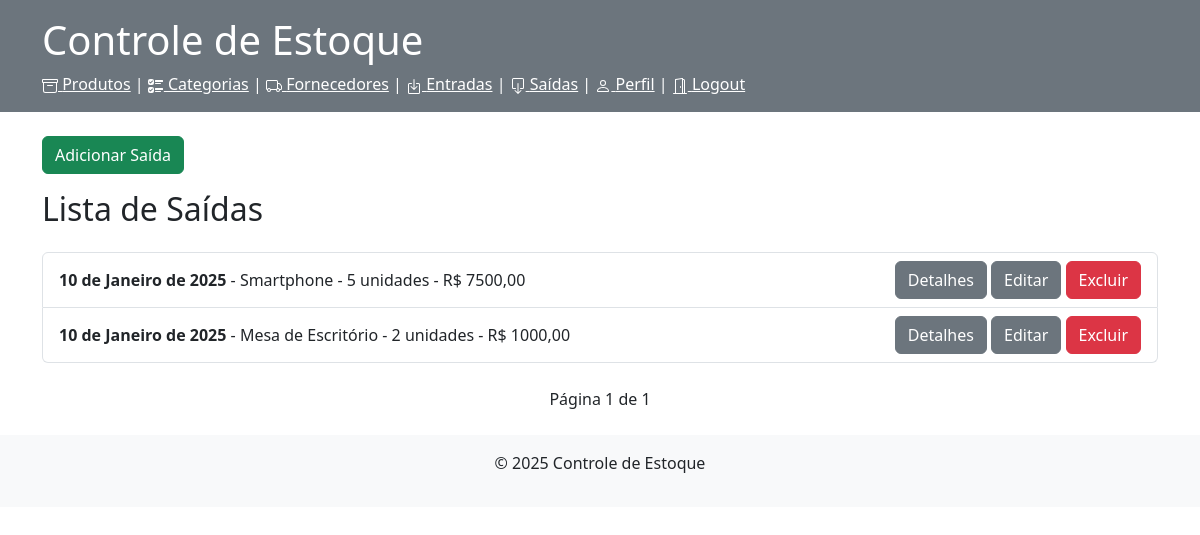
The page /saidas/ (signed in) on the database its author committed.
### produtos/models.py (models this page shows, shortened)
class Saida(models.Model):
    produto = models.ForeignKey('Produto', on_delete=models.CASCADE)
    quantidade = models.IntegerField()
    data = models.DateField(auto_now_add=True)
    valor_total = models.DecimalField(max_digits=10, decimal_places=2)

class Produto(models.Model):
    nome = models.CharField(max_length=100)
    quantidade = models.IntegerField(validators=[MinValueValidator(0)]) #quantidade minima 0
    preco = models.DecimalField(max_digits=10, decimal_places=2)
    descricao = models.CharField(max_length=500, blank=True)
    fornecedor = models.ForeignKey('Fornecedor', on_delete=models.CASCADE)
    categoria = models.ForeignKey('Categoria', on_delete=models.CASCADE)

### produtos/views.py (the view)
# urls.py: path('saidas/', listar_saidas, name='listar_saidas'),
@login_required
def listar_saidas(request):
    saidas = Saida.objects.all().order_by('-data')  # Exibe as saidas mais recentes primeiro
    paginator = Paginator(saidas, 20)  # Exibe 20 saidas por página
    page_number = request.GET.get('page')  # Obtém o número da página atual a partir dos parâmetros da URL
    page_obj = paginator.get_page(page_number)  # Obtém os saidas para a página atual
    return render(request, 'listar_saidas.html', {'page_obj': page_obj})

### produtos/templates/listar_saidas.html (shortened to what this page needs)
{% extends 'base.html' %}
{% block content %}
    <a class="btn btn-success" href="{% url 'adicionar_saida' %}">Adicionar Saída</a>
    <h2 class="mb-4">Lista de Saídas</h2>
    <ul class="list-group">
        {% for saida in page_obj %}
            <li class="list-group-item d-flex justify-content-between align-items-center">
                <div>
                    <strong>{{ saida.data }}</strong> - {{ saida.produto.nome }} - {{ saida.quantidade }} unidades - R$ {{ saida.valor_total }}
                </div>
                <div>
                    <a class="btn btn-secondary" href="{% url 'detalhes_saida' saida.pk %}">Detalhes</a>
                    <a class="btn btn-secondary" href="{% url 'atualizar_saida' saida.pk %}">Editar</a>
                    <a class="btn btn-danger" href="{% url 'excluir_saida' saida.pk %}" onclick="return confirm('Tem certeza que deseja excluir esta saída?');">Excluir</a>
                </div>
            </li>
        {% endfor %}
    </ul>
    <div class="pagination align-items-center mt-4 d-flex justify-content-center">
        <span class="step-links text-center ">
            <span>Página {{ page_obj.number }} de {{ page_obj.paginator.num_pages }}</span>
        </span>
    </div>
{% endblock %}

### rows shown on the page
Saida: data "10 de Janeiro de 2025", produto.nome "Smartphone", quantidade "5", valor_total "7500,00"
Saida: data "10 de Janeiro de 2025", produto.nome "Mesa de Escritório", quantidade "2", valor_total "1000,00"

### other values the page prints
{{ page_obj.number }} "1"
{{ page_obj.paginator.num_pages }} "1"
